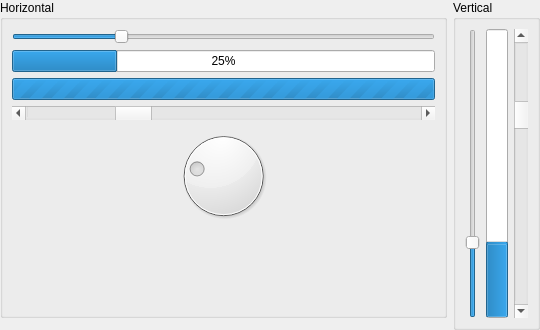
<?xml version="1.0" encoding="UTF-8"?>
<ui version="4.0">
 <class>SliderDemoWidget</class>
 <widget class="QWidget" name="SliderDemoWidget">
  <property name="geometry">
   <rect>
    <x>0</x>
    <y>0</y>
    <width>540</width>
    <height>330</height>
   </rect>
  </property>
  <layout class="QGridLayout" name="gridLayout">
   <property name="margin">
    <number>0</number>
   </property>
   <item row="0" column="0">
    <widget class="QGroupBox" name="groupBox">
     <property name="title">
      <string>Horizontal</string>
     </property>
     <layout class="QVBoxLayout" name="verticalLayout">
      <item>
       <widget class="QSlider" name="horizontalSlider">
        <property name="maximum">
         <number>100</number>
        </property>
        <property name="value">
         <number>25</number>
        </property>
        <property name="orientation">
         <enum>Qt::Horizontal</enum>
        </property>
        <property name="tickPosition">
         <enum>QSlider::NoTicks</enum>
        </property>
       </widget>
      </item>
      <item>
       <widget class="QProgressBar" name="progressBar_2">
        <property name="value">
         <number>25</number>
        </property>
       </widget>
      </item>
      <item>
       <widget class="QProgressBar" name="progressBar">
        <property name="maximum">
         <number>0</number>
        </property>
        <property name="value">
         <number>10715</number>
        </property>
       </widget>
      </item>
      <item>
       <widget class="QScrollBar" name="horizontalScrollBar">
        <property name="maximum">
         <number>100</number>
        </property>
        <property name="value">
         <number>25</number>
        </property>
        <property name="orientation">
         <enum>Qt::Horizontal</enum>
        </property>
       </widget>
      </item>
      <item>
       <widget class="QDial" name="dial">
        <property name="maximum">
         <number>100</number>
        </property>
        <property name="value">
         <number>25</number>
        </property>
        <property name="wrapping">
         <bool>false</bool>
        </property>
        <property name="notchesVisible">
         <bool>false</bool>
        </property>
       </widget>
      </item>
      <item>
       <spacer name="verticalSpacer">
        <property name="orientation">
         <enum>Qt::Vertical</enum>
        </property>
        <property name="sizeHint" stdset="0">
         <size>
          <width>20</width>
          <height>40</height>
         </size>
        </property>
       </spacer>
      </item>
     </layout>
    </widget>
   </item>
   <item row="0" column="1" rowspan="3">
    <widget class="QGroupBox" name="groupBox_2">
     <property name="title">
      <string>Vertical</string>
     </property>
     <layout class="QHBoxLayout" name="horizontalLayout_2">
      <item>
       <widget class="QSlider" name="verticalSlider">
        <property name="maximum">
         <number>100</number>
        </property>
        <property name="value">
         <number>25</number>
        </property>
        <property name="orientation">
         <enum>Qt::Vertical</enum>
        </property>
       </widget>
      </item>
      <item>
       <widget class="QProgressBar" name="progressBar_3">
        <property name="value">
         <number>25</number>
        </property>
        <property name="orientation">
         <enum>Qt::Vertical</enum>
        </property>
       </widget>
      </item>
      <item>
       <widget class="QScrollBar" name="verticalScrollBar">
        <property name="maximum">
         <number>100</number>
        </property>
        <property name="value">
         <number>25</number>
        </property>
        <property name="orientation">
         <enum>Qt::Vertical</enum>
        </property>
       </widget>
      </item>
     </layout>
    </widget>
   </item>
  </layout>
 </widget>
 <resources/>
 <connections/>
</ui>
